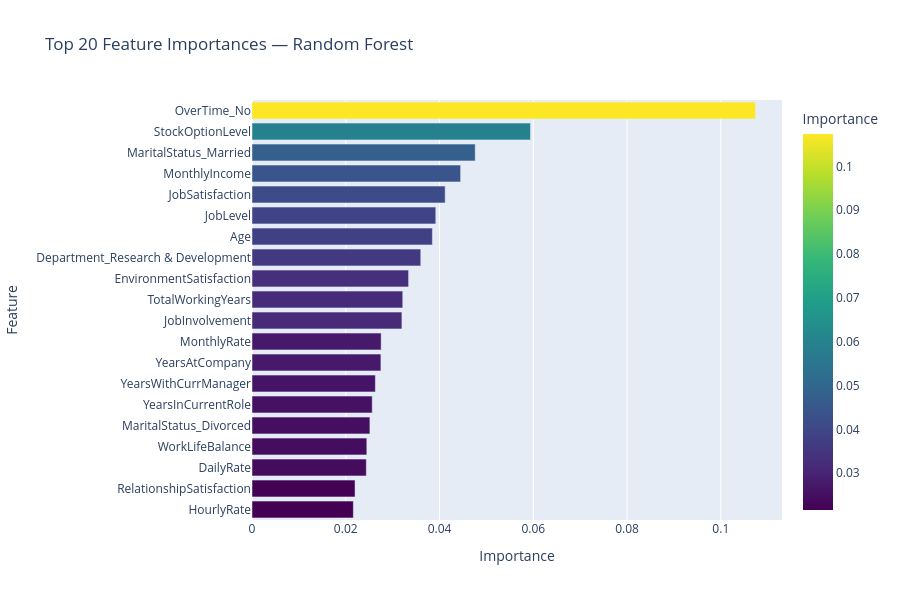

Source (notebook cell):
### Code cell
# Visualize Feature Importance with Plotly
fig = px.bar(
    top20.sort_values('Importance', ascending=True),
    x='Importance',
    y='Feature',
    orientation='h',
    title='Top 20 Feature Importances — Random Forest',
    color='Importance',
    color_continuous_scale='Viridis'
)
fig.update_layout(height=600)
fig.show()

### Figure 1 — Plotly figure (JSON) as saved in the notebook; plotly's stock layout.template omitted (floating-point values rounded to 4 significant figures)
{"data": [{"hovertemplate": "Importance=%{marker.color}<br>Feature=%{y}<extra></extra>", "legendgroup": "", "marker": {"color": [0.02162, 0.02198, 0.02438, 0.02449, 0.02515, 0.02565, 0.02631, 0.0275, 0.02755, 0.03198, 0.03216, 0.0334, 0.036, 0.03848, 0.03921, 0.0412, 0.0445, 0.04762, 0.0594, 0.1074], "coloraxis": "coloraxis", "pattern": {"shape": ""}}, "name": "", "orientation": "h", "showlegend": false, "textposition": "auto", "type": "bar", "x": [0.02162, 0.02198, 0.02438, 0.02449, 0.02515, 0.02565, 0.02631, 0.0275, 0.02755, 0.03198, 0.03216, 0.0334, 0.036, 0.03848, 0.03921, 0.0412, 0.0445, 0.04762, 0.0594, 0.1074], "xaxis": "x", "y": ["HourlyRate", "RelationshipSatisfaction", "DailyRate", "WorkLifeBalance", "MaritalStatus_Divorced", "YearsInCurrentRole", "YearsWithCurrManager", "YearsAtCompany", "MonthlyRate", "JobInvolvement", "TotalWorkingYears", "EnvironmentSatisfaction", "Department_Research & Development", "Age", "JobLevel", "JobSatisfaction", "MonthlyIncome", "MaritalStatus_Married", "StockOptionLevel", "OverTime_No"], "yaxis": "y"}], "layout": {"barmode": "relative", "coloraxis": {"colorbar": {"title": {"text": "Importance"}}, "colorscale": [[0, "#440154"], [0.1111, "#482878"], [0.2222, "#3e4989"], [0.3333, "#31688e"], [0.4444, "#26828e"], [0.5556, "#1f9e89"], [0.6667, "#35b779"], [0.7778, "#6ece58"], [0.8889, "#b5de2b"], [1, "#fde725"]]}, "height": 600, "legend": {"tracegroupgap": 0}, "title": {"text": "Top 20 Feature Importances — Random Forest"}, "xaxis": {"anchor": "y", "domain": [0, 1], "title": {"text": "Importance"}}, "yaxis": {"anchor": "x", "domain": [0, 1], "title": {"text": "Feature"}}}}
